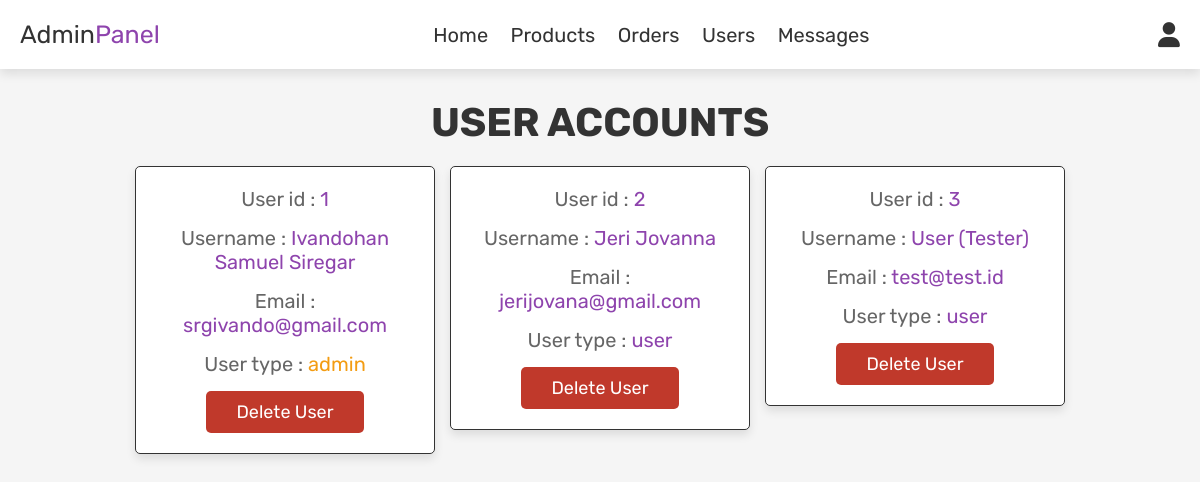
The app's page /pages/admin/admin_users.php (signed in) with its own data.
### tables this page shows
CREATE TABLE `customerinfo` (
  `customerId` int(11) NOT NULL,
  `customerName` varchar(50) NOT NULL,
  `birthDay` date DEFAULT NULL,
  `phoneNumber` varchar(20) DEFAULT NULL,
  `gender` varchar(6) DEFAULT NULL
);

CREATE TABLE `users` (
  `id` int(11) NOT NULL,
  `email` varchar(50) NOT NULL,
  `password` varchar(150) NOT NULL,
  `userLevel` varchar(10) DEFAULT NULL
);

### pages/admin/admin_users.php (the view, shortened to what this page needs)
<?php
include __DIR__ . '/../../db_connect/config.php';
$querySelectCustomers = <<< heredoc
    SELECT ci.customerName AS name,
        u.id AS id,
        u.email AS email,
        u.userLevel AS userLevel
    FROM customerInfo AS ci
    INNER JOIN users AS u ON (u.id = ci.customerId)
heredoc;
?>
<!DOCTYPE html>
<html lang="en">
<head>
    <link rel="stylesheet" href="https://cdnjs.cloudflare.com/ajax/libs/font-awesome/6.0.0/css/all.min.css">
    <link rel="stylesheet" href="../../src/css/admin_style.css">
</head>
<body>
    <?php include 'admin_header.php'; ?>
    <section class="users">
        <h1 class="title"> user accounts </h1>
        <div class="box-container">
            <?php
            $select_customers = mysqli_query($conn, $querySelectCustomers) or die('query failed');
                while($fetch_customers = mysqli_fetch_assoc($select_customers)){
            ?>
            <div class="box">
                <p> User id : <span><?= $fetch_customers['id']; ?></span> </p>
                <p> Username : <span><?= $fetch_customers['name']; ?></span> </p>
                <p> Email : <span><?= $fetch_customers['email']; ?></span> </p>
                <p> User type : <span
                        style="color:<?php if($fetch_customers['userLevel'] == 'admin'){ echo 'var(--orange)'; } ?>"><?= $fetch_customers['userLevel']; ?></span>
                </p>
                <a href="admin_users.php?delete=<?= $fetch_customers['id']; ?>"
                    onclick="return confirm('delete this user?');" class="delete-btn">Delete user</a>
            </div>
            <?php
         };
      ?>
        </div>
    </section>
</body>
</html>

### src/css/admin_style.css (style rules this page uses)
:root { --purple:#8e44ad; --red:#c0392b; --orange:#f39c12; --black:#333; --white:#fff; --light-color:#666; --light-white:#ccc; --light-bg:#f5f5f5; --border:.1rem solid var(--black); --box-shadow:0 .5rem 1rem rgba(0,0,0,.1); }
* { font-family: 'Rubik', sans-serif; margin:0; padding:0; box-sizing: border-box; outline: none; border:none; text-decoration: none; transition:all .2s linear; }
html { font-size: 62.5%; overflow-x: hidden; }
body { background-color: var(--light-bg); }
section { padding:3rem 2rem; }
.title { text-align: center; margin-bottom: 2rem; text-transform: uppercase; color:var(--black); font-size: 4rem; }
.btn, .option-btn, .delete-btn, .white-btn { display: inline-block; margin-top: 1rem; padding:1rem 3rem; cursor: pointer; color:var(--white); font-size: 1.8rem; border-radius: .5rem; text-transform: capitalize; }
.delete-btn { background-color: var(--red); }
.users .box-container { display: grid; grid-template-columns: repeat(auto-fit, 30rem); justify-content: center; gap:1.5rem; max-width: 1200px; margin:0 auto; align-items: flex-start; }
.users .box-container .box { background-color: var(--white); padding:2rem; border:var(--border); box-shadow: var(--box-shadow); border-radius: .5rem; text-align: center; }
.users .box-container .box p { padding-bottom: 1.5rem; font-size: 2rem; color:var(--light-color); }
.users .box-container .box p span { color:var(--purple); }
.users .box-container .box .delete-btn { margin-top: 0; }

### records on screen
customerinfo: customerId "1", customerName "Ivandohan Samuel Siregar", customerId.email "srgivando@gmail.com", customerId.userLevel "admin"
customerinfo: customerId "2", customerName "Jeri Jovanna", customerId.email "jerijovana@gmail.com", customerId.userLevel "user"
customerinfo: customerId "3", customerName "User (Tester)", customerId.email "test@test.id", customerId.userLevel "user"
